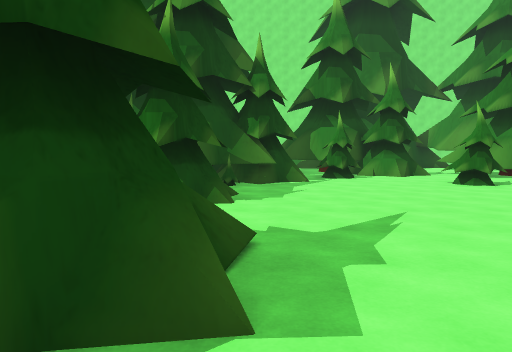
[1] (above)

19 first-person views from a walk through a 3-D level made in the Unity game engine. The camera is 1.4 m above the floor, tilts 4° down and sees 70° across. The floor is counted in squares, 2 m on a side. Each view is taken from the middle of a square. On the plan, view 1 faces up. The plan holds only what a view shows up to about 11 squares ahead; the rest is blank. The place goes on beyond the plan. The player character is not drawn.

[2]
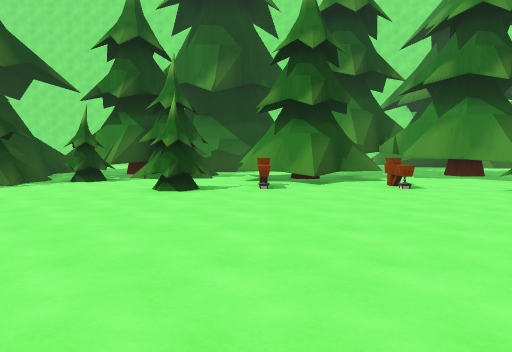

[3]
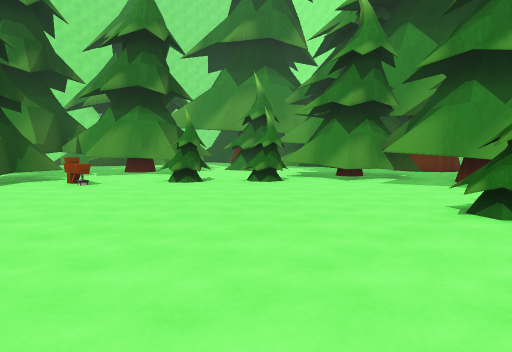

[4]
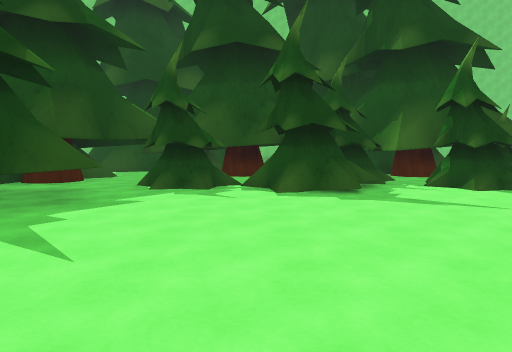

[5]
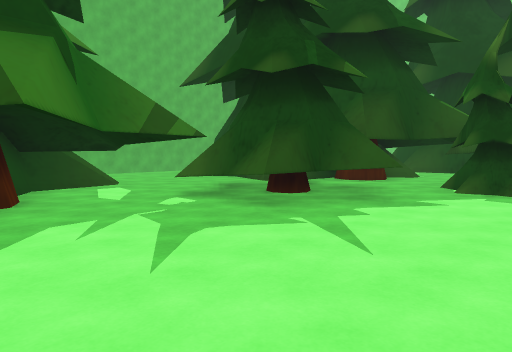

[6]
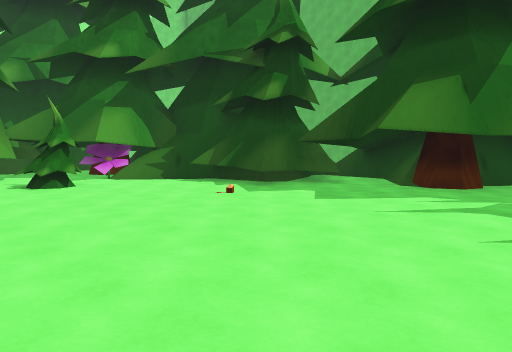

[7]
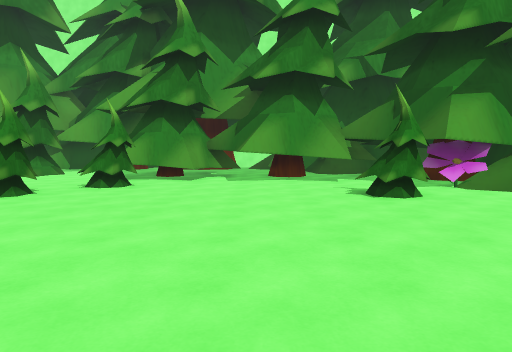

[8]
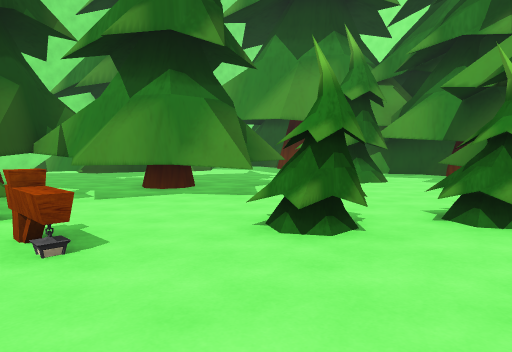

[9]
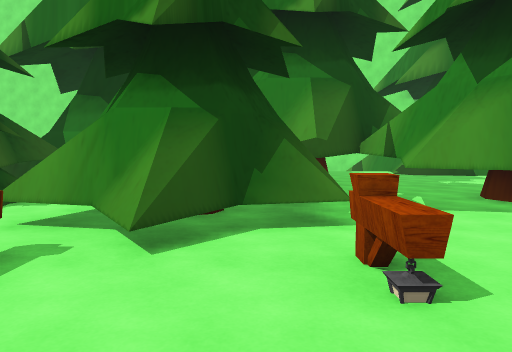

[10]
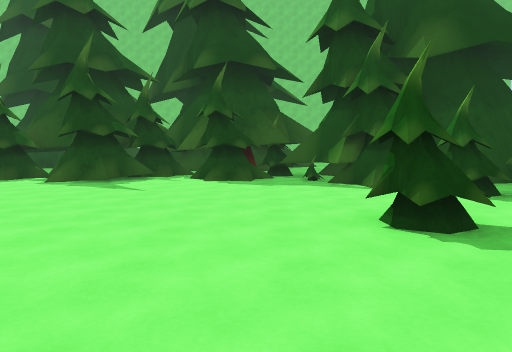

[11]
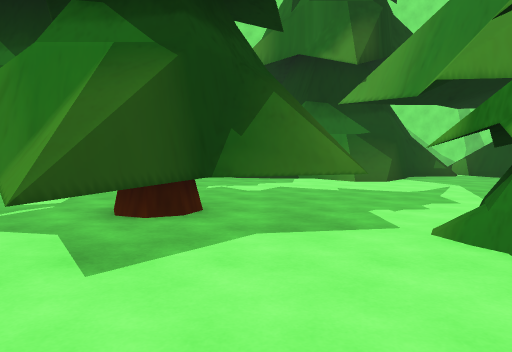

[12]
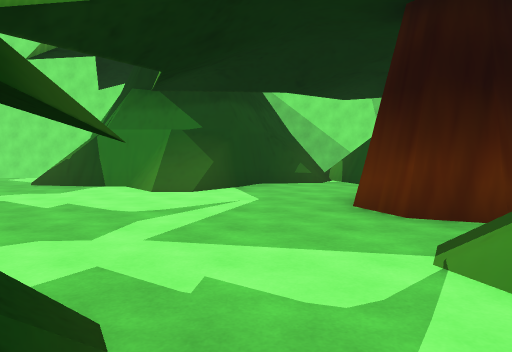

[13]
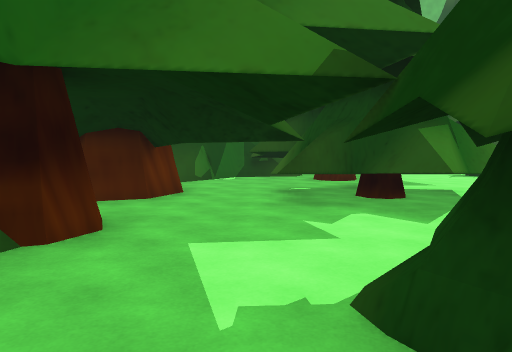

[14]
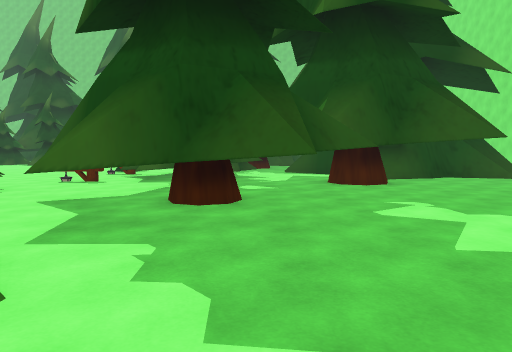

[15]
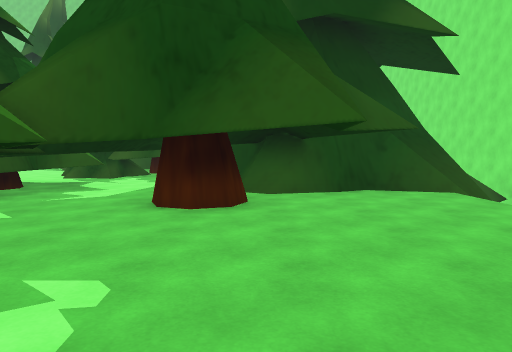

[16]
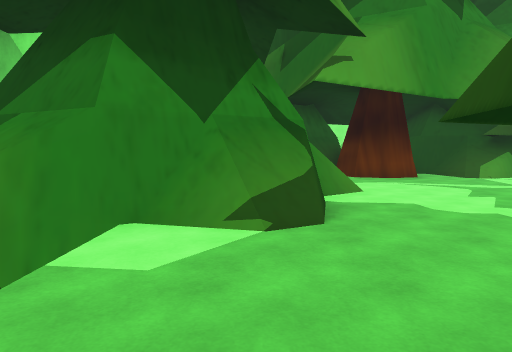

[17]
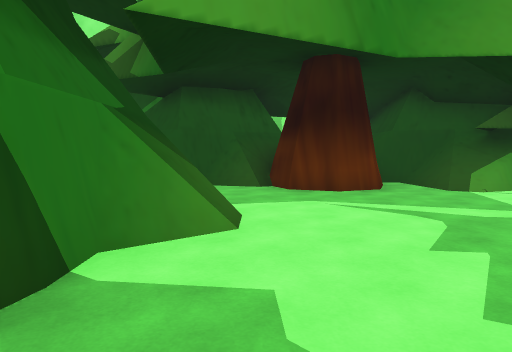

[18]
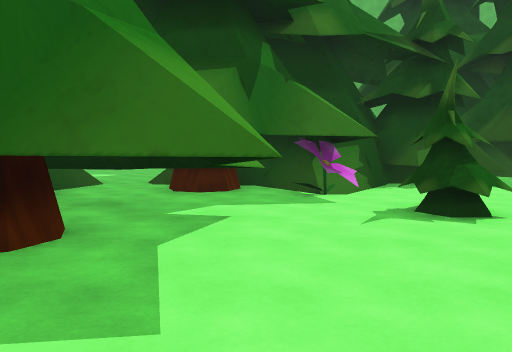

[19]
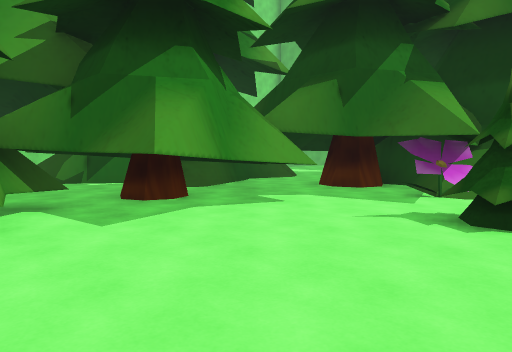

### Floor plan
Key: @ floor where view 1 was taken; # wall or solid block; x gap in a wall; . floor; = window, fence, low wall or low ledge; ^ raised ledge; v drop or lower ground; T tree; F flower.
Columns run from 4 left of view 1 to 20 right of it. Each row starts with its distance up from view 1.
 21         =v        #
 20                  ##
 19            #v   x##  #v
 18            #=....##  #==
 17            #.....=####=##
 16            #......##=...#
 15         ####.T.T.......##
 14        T###T.T.T.......##
 13        TT TT...TT......##
 12     #TTTT..TTTT.T.T.....#
 11    ##TTTTTTTTTTTTT....=T#
 10    #T.T.T.TTTTTTTTTTT..##
  9   TTTTT....T....T..TT..##
  8  T#TT...TT^..^.........T
  7  TTT.....T.....T...T....
  6 TTTT............T.TTTTT#
  5 T.TT..............TTTT##
  4  TT................TT .#
  3 TTTT.............TTTTT.=
  2   TTT..............T.T##
  1 T.TT...........T.TTTT##
  0 T.TT@..............T^#
 -1 TTTT.T..........F.T.##
 -2 T.. TTT.......T##.T=##
 -3 =TT.TTT.....TTT######
 -4 # TT TTT.T..TTT
 -5       .T.##.TTT
 -6      ..T.#####
 -7      ..###
 -8     =..

Positions as (right, up) in squares from view 1, and headings:
1: (0, 0), facing up
2: (6, 1), facing up
3: (6, 0), facing up-right
4: (6, 1), facing left
5: (6, 1), facing down-left
6: (3, 3), facing down-right
7: (5, 3), facing right
8: (8, 5), facing up-right
9: (8, 6), facing up
10: (8, 6), facing left
11: (13, 7), facing up
12: (17, 9), facing up
13: (17, 11), facing down
14: (17, 12), facing left
15: (14, 15), facing left
16: (9, 17), facing right
17: (12, 15), facing right
18: (13, 5), facing down
19: (10, 5), facing down-right
